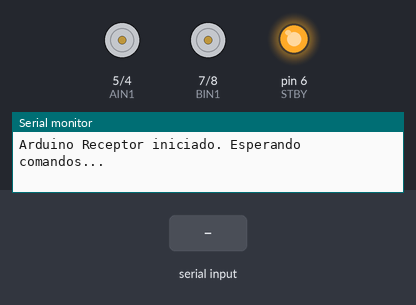
A sketch run on a simulated Arduino Uno, built with avr-gcc and run on an emulated ATmega328P. On the bench: motor-driver pin pairs drawn as motors (green arrow = first pin HIGH = forward, orange = second pin HIGH = backward, longer = more drive, scaled by the enable pin, stopped while the standby pin is LOW), output pins drawn as LEDs (lit = HIGH), the last lines printed to the serial monitor. The inputs (shaded band) are chosen by the test bench.

Above: at 1.2 s.
1.3 s: "W" received over Serial
At 1.46 s:
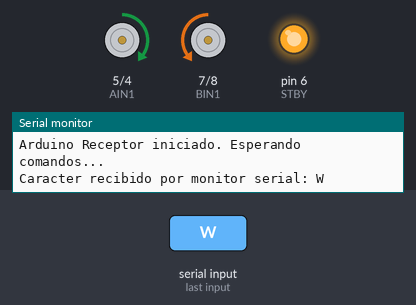
3.1 s: "S" received over the second serial link
At 3.26 s:
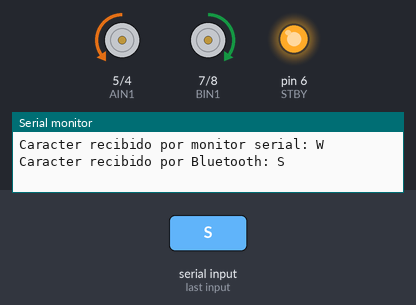
4.9 s: "A" received over Serial
At 5.06 s:
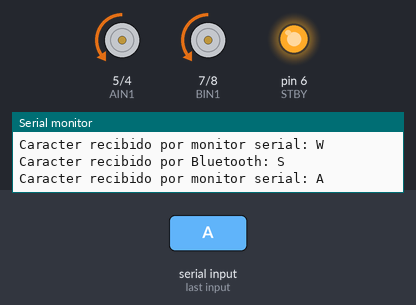
6.7 s: "D" received over the second serial link
At 6.86 s:
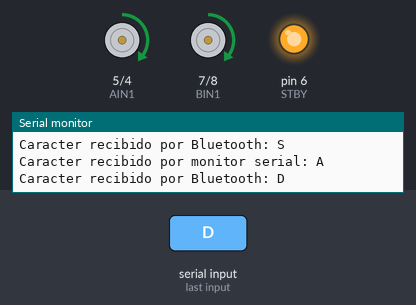
8.5 s: "S" received over Serial
At 9.7 s:
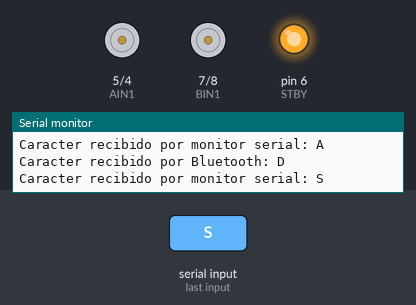
10.0 s: "W" received over the second serial link
At 10.16 s:
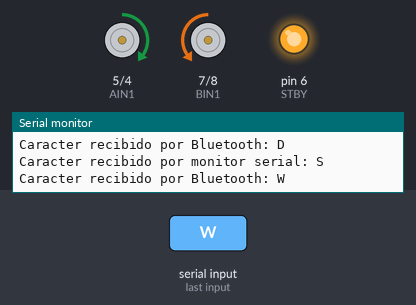
Timing chart, 0 to 12.5 s (numbered marks = the images above; inputs shaded):
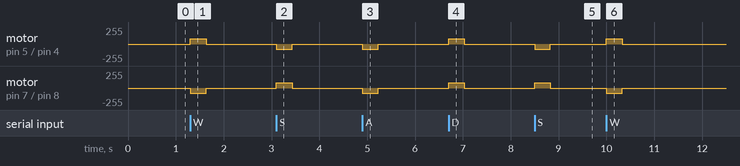

The sketch:

Carro_Bluetooth_Condiciones.ino
```cpp
#include <SoftwareSerial.h>

// Definición de pines para el TB6612FNG
#define PWM1 3
#define AIN2 4
#define AIN1 5
#define STBY 6
#define BIN1 7
#define BIN2 8
#define PWM2 9


SoftwareSerial BTSerial(10, 11); // TX 10, RX 11
char estado = 'C'; // Estado inicial en reposo
int Vel1 = 80;
int Vel2 = 80;

unsigned long startTime = 0;
bool enMovimiento = false;

void setup() {
  Serial.begin(9600);
  BTSerial.begin(9600);

  pinMode(PWM1, OUTPUT);
  pinMode(AIN1, OUTPUT);
  pinMode(AIN2, OUTPUT);
  pinMode(PWM2, OUTPUT);
  pinMode(BIN1, OUTPUT);
  pinMode(BIN2, OUTPUT);
  pinMode(STBY, OUTPUT);
  digitalWrite(STBY, HIGH); // Activa el driver

  Serial.println("Arduino Receptor iniciado. Esperando comandos...");
}

void loop() {
  // Leer datos del monitor serial y de Bluetooth
  if (BTSerial.available() > 0) {
    estado = BTSerial.read();
    Serial.print("Caracter recibido por Bluetooth: ");
    Serial.println(estado);

    // Iniciar temporizador y activar el movimiento cuando se recibe un comando
    startTime = millis();
    enMovimiento = true;
  }

  if (Serial.available() > 0) {
    estado = Serial.read();
    Serial.print("Caracter recibido por monitor serial: ");
    Serial.println(estado);

    // Iniciar temporizador y activar el movimiento cuando se recibe un comando
    startTime = millis();
    enMovimiento = true;
  }
  // Ejecutar acciones basadas en el comando recibido si el temporizador está activo
  if (enMovimiento) {
    switch (estado) {
      case 'W': // Mover hacia adelante
        digitalWrite(AIN1, HIGH);
        digitalWrite(AIN2, LOW);
        analogWrite(PWM1, Vel1);

        digitalWrite(BIN1, LOW);
        digitalWrite(BIN2, HIGH);
        analogWrite(PWM2, Vel2);
        //BTSerial.println("Moviendo hacia adelante");
        break;

      case 'S': // Mover hacia atrás
        digitalWrite(AIN1, LOW);
        digitalWrite(AIN2, HIGH);
        analogWrite(PWM1, Vel1);

        digitalWrite(BIN1, HIGH);
        digitalWrite(BIN2, LOW);
        analogWrite(PWM2, Vel2);
        //BTSerial.println("Moviendo hacia atrás");
        break;

      case 'A': // Girar a la izquierda
        digitalWrite(AIN1, LOW);
        digitalWrite(AIN2, HIGH);
        analogWrite(PWM1, Vel1);

        digitalWrite(BIN1, LOW);
        digitalWrite(BIN2, HIGH);
        analogWrite(PWM2, Vel2);
        //BTSerial.println("Girando a la izquierda");
        break;

      case 'D': // Girar a la derecha
        digitalWrite(AIN1, HIGH);
        digitalWrite(AIN2, LOW);
        analogWrite(PWM1, Vel1);

        digitalWrite(BIN1, HIGH);
        digitalWrite(BIN2, LOW);
        analogWrite(PWM2, Vel2);
        //BTSerial.println("Girando a la derecha");
        break;
    }

    // Verificar si han pasado 3 segundos desde el inicio del movimiento
    if (millis() - startTime >= 330) {
      // Detener los motores y resetear el estado
      analogWrite(PWM1, 0);
      analogWrite(PWM2, 0);
      enMovimiento = false;
      estado = 'C';  // Estado de reposo
      //BTSerial.println("Tiempo cumplido, motores detenidos");
    }
  }
  else {
    // Parar los motores si no se recibe un comando válido o ha expirado el tiempo
    analogWrite(PWM1, 0);
    analogWrite(PWM2, 0);
  }
}
```

Measured:
- after the input at 1.3 s, motor on pin 5 (AIN1) / pin 4 (AIN2): stopped → forward 80/255 at once, → stopped 0.33 s later; motor on pin 7 (BIN1) / pin 8 (BIN2): stopped → backward 80/255 at once, → stopped 0.33 s later
- after the input at 3.1 s, motor on pin 5 (AIN1) / pin 4 (AIN2): stopped → backward 80/255 at once, → stopped 0.33 s later; motor on pin 7 (BIN1) / pin 8 (BIN2): stopped → forward 80/255 at once, → stopped 0.33 s later
- after the input at 4.9 s, motor on pin 5 (AIN1) / pin 4 (AIN2), motor on pin 7 (BIN1) / pin 8 (BIN2): stopped → backward 80/255 at once, → stopped 0.33 s later
- after the input at 6.7 s, motor on pin 5 (AIN1) / pin 4 (AIN2), motor on pin 7 (BIN1) / pin 8 (BIN2): stopped → forward 80/255 at once, → stopped 0.33 s later
- after the input at 8.5 s, motor on pin 5 (AIN1) / pin 4 (AIN2): stopped → backward 80/255 at once, → stopped 0.33 s later; motor on pin 7 (BIN1) / pin 8 (BIN2): stopped → forward 80/255 at once, → stopped 0.33 s later
- after the input at 10.0 s, motor on pin 5 (AIN1) / pin 4 (AIN2): stopped → forward 80/255 at once, → stopped 0.33 s later; motor on pin 7 (BIN1) / pin 8 (BIN2): stopped → backward 80/255 at once, → stopped 0.33 s later
